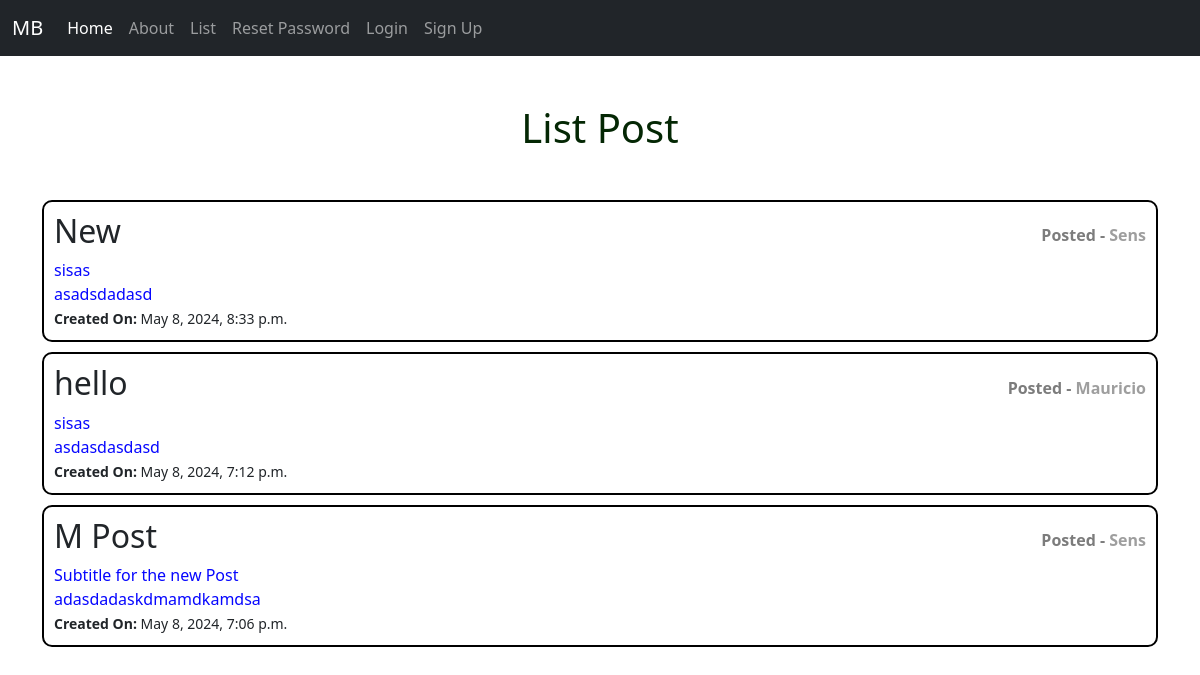
The page /posts/list/ on the database as committed earlier.
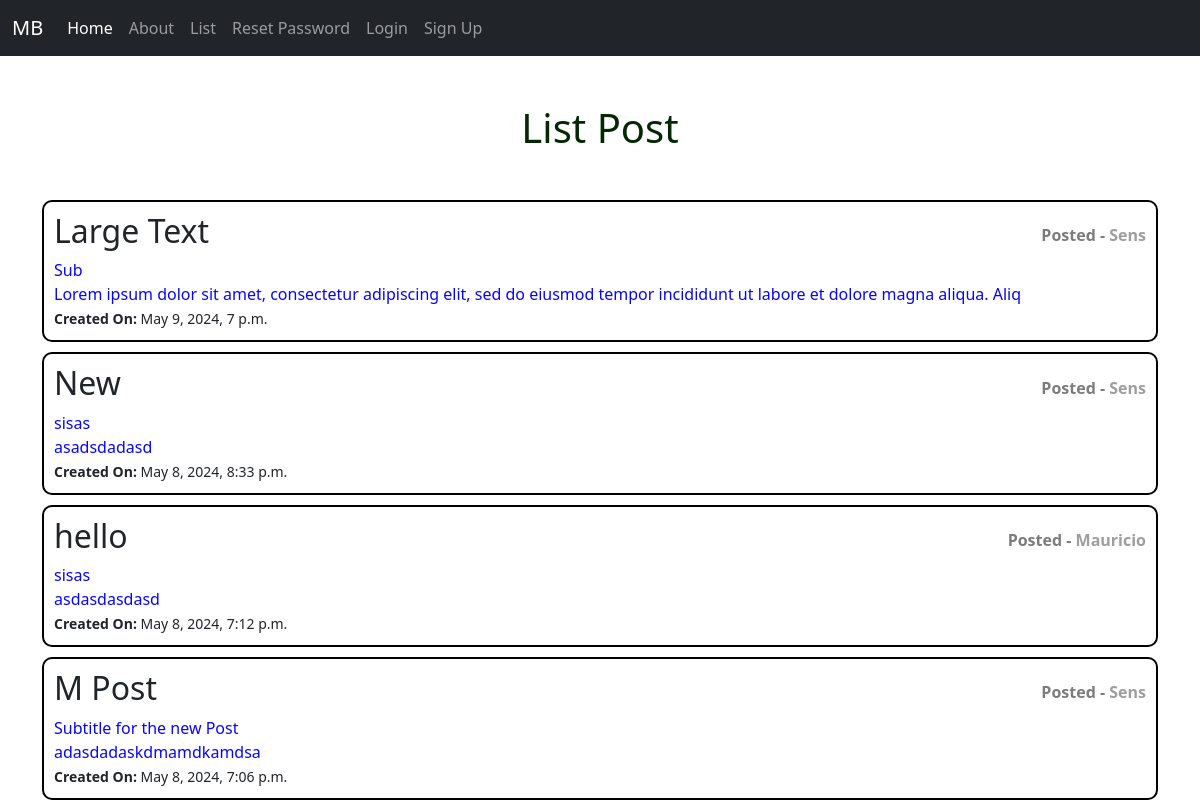
The same page on the database as committed later.
### posts/models.py (models this page shows, shortened)
class Post(models.Model):
    title = models.CharField(max_length=128)
    subtitle = models.CharField(max_length=256)
    author = models.ForeignKey(get_user_model(), on_delete=models.CASCADE)
    body = models.TextField()
    created_on = models.DateTimeField(auto_now_add=True)
    status = models.ForeignKey(Status, on_delete=models.CASCADE)

### posts/views.py (the view)
# urls.py: path("list/", views.PostListView.as_view(), name="list"),
class PostListView(ListView):
    template_name = "posts/list.html"
    model = Post
    def get_context_data(self, **kwargs):
        context = super().get_context_data(**kwargs)
        published_status = Status.objects.get(name="published")
        context["post_list"] = (
            Post.objects.filter(status=published_status)
            .order_by("created_on")
            .reverse()
        )
        return context

### templates/posts/list.html (shortened to what this page needs)
{% extends 'base.html' %}
{% load static %}
{% block head %}
<link rel="stylesheet" href="{% static 'css/list.css' %}">
{% endblock head %}
{% block content %}
<h1 class="title" style="color: rgb(4, 39, 4); text-align: center; margin: 3rem 0;">List Post</h1>
    <div>
        {% for post in post_list %}
            <div class="post-container">
                <a href="{% url 'detail' post.id %}">
                    <div class="post-title-container">
                        <h2>{{ post.title }}</h2>
                        <p class="author"><span class="highlight">Posted -</span> {{post.author}}</p>
                    </div>
                    <p>{{ post.subtitle }}</p>
                    <p>{{post.body|slice:':128'}}</p>
                    <small><b>Created On: </b>{{ post.created_on }}</small>
                </a>
            </div>
        {% endfor %}
    </div>
{% endblock content%}

### templates/base.html (shortened to what this page needs)
<!DOCTYPE html>
<html lang="en">
<head>
    <link href="https://cdn.jsdelivr.net/npm/bootstrap@5.3.3/dist/css/bootstrap.min.css" rel="stylesheet"
>
    {% block head %}
    {% endblock head %}
</head>
<body>
    <nav class="navbar navbar-expand-lg navbar-dark bg-dark">
        <div class="container-fluid">
            <a class="navbar-brand" href="">MB</a>
            <div class="collapse navbar-collapse" id="navbarNavAltMarkup">
                <div class="navbar-nav">
                    <a class="nav-link active" aria-current="page" href="{% url 'home' %}">Home</a>
                    <a class="nav-link" href="{% url 'about' %}">About</a>
                    <a class="nav-link" href="{% url 'list' %}">List</a>
                    {% if user.is_authenticated %}
                    <a class="nav-link" href="{% url 'new' %}">Create Post</a>
                    <a class="nav-link" href="{% url 'drafts' %}">Drafts Posts</a>
                    <a class="nav-link" href="{% url 'archive' %}">Archive Posts</a>
                    <a class="nav-link" href="{% url 'password_change' %}">Change Password</a>
                    <button type="button" class="nav-link" data-bs-toggle="modal" data-bs-target="#miModal">
                        Log Out
                    </button>
                    <p style="padding: 0; text-align: center; margin-bottom: auto; margin-top: auto;"class="nav-link">{{user}}</p>
                    <div class="modal" tabindex="-1" id="miModal">
                        <div class="modal-dialog">
                            <div class="modal-content">
                                <div class="modal-header">
                                    <h5 class="modal-title">Log Out</h5>
                                    <button type="button" class="btn-close" data-bs-dismiss="modal"
                                        aria-label="Close"></button>
                                </div>
                                <div class="modal-body">
                                    <p>Are you sure you want to log out?</p>
                                </div>
                                <div class="modal-footer">
                                    <button type="button" class="btn btn-secondary"
                                        data-bs-dismiss="modal">Close</button>
                                        <form method="post" action="{% url 'logout' %}">
                                            {% csrf_token %}
                                            <input type="submit" class="btn btn-outline-danger" value="Log Out">
                                        </form>
                                </div>
                            </div>
                        </div>
                    </div>
                    {% else %}
                    <a class="nav-link" href="{% url 'password_reset' %}">Reset Password</a>
                    <a class="nav-link" href="{% url 'login' %}">Login</a>
                    <a class="nav-link" href="{% url 'signup' %}">Sign Up</a>
                    {% endif %}
                </div>
            </div>
        </div>
    </nav>
    <div class="container">
        {% block content %}
        {% endblock %}
    </div>
</body>
</html>

### static/css/list.css (style rules this page uses)
.post-title-container { display: flex; justify-content: space-between; align-items: center; }
.post-title-container .author { margin: 0; font-size: 1rem; color: rgb(158, 158, 158); font-weight: bold; }
.post-container .highlight { color: rgb(124, 124, 124); }
.post-container { display: flex; flex-direction: column; border: 2px solid black; gap: 10px; border-radius: 10px; padding: 10px; margin-bottom: 10px; }
.post-container p { margin: 0; color: rgb(6, 6, 255); }
a { text-decoration: none; color: inherit; }

Rows that differ between the two databases and show on the page:
added Post: title "Large Text", author "Sens", subtitle "Sub", body "Lorem ipsum dolor sit amet, consectetur adipiscing elit, sed do eiusmod tempor incididunt ut labore et dolore magna aliqua. Aliq", created_on "May 9, 2024, 7 p.m."
